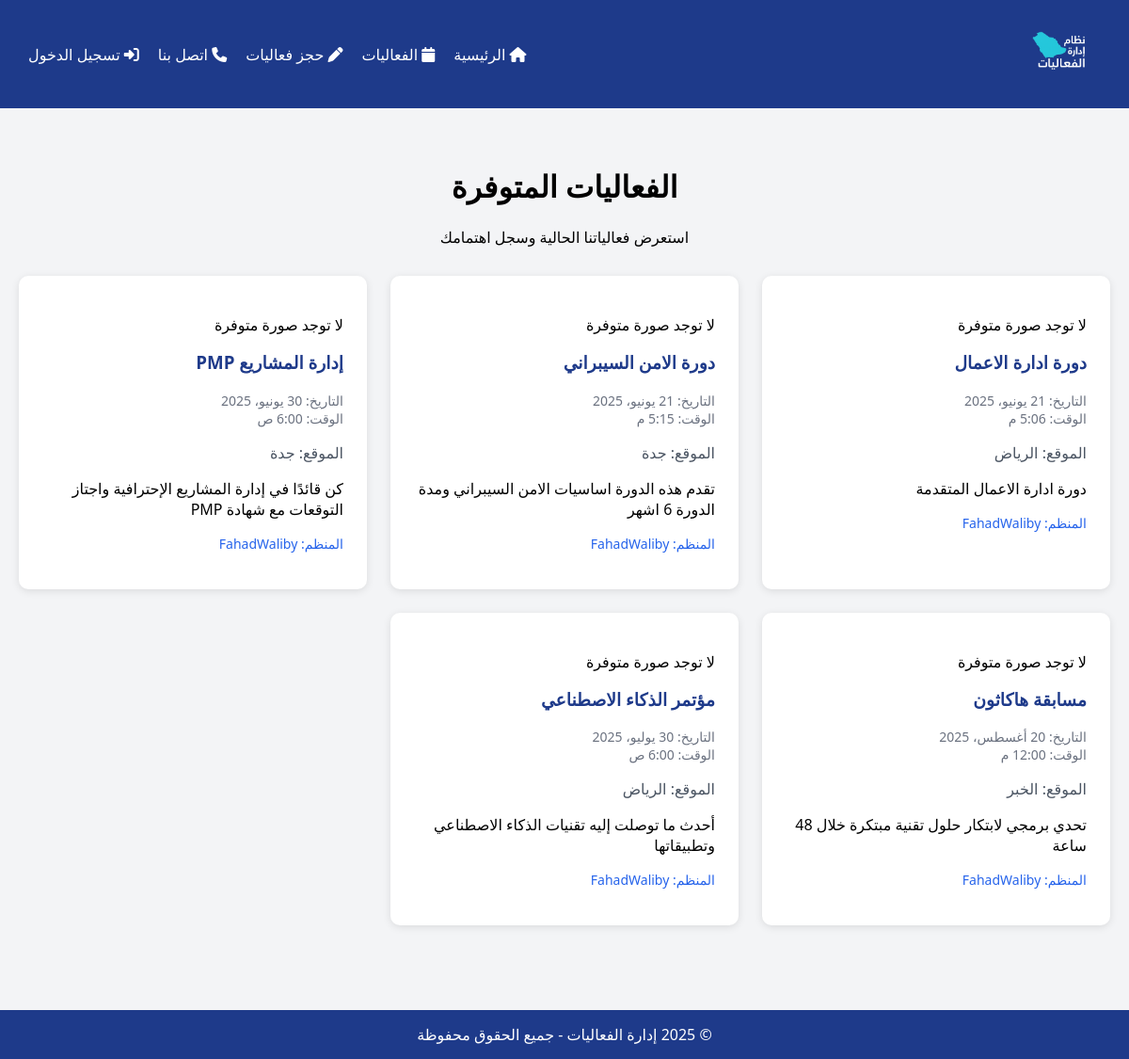
The app's page /events/, older data.
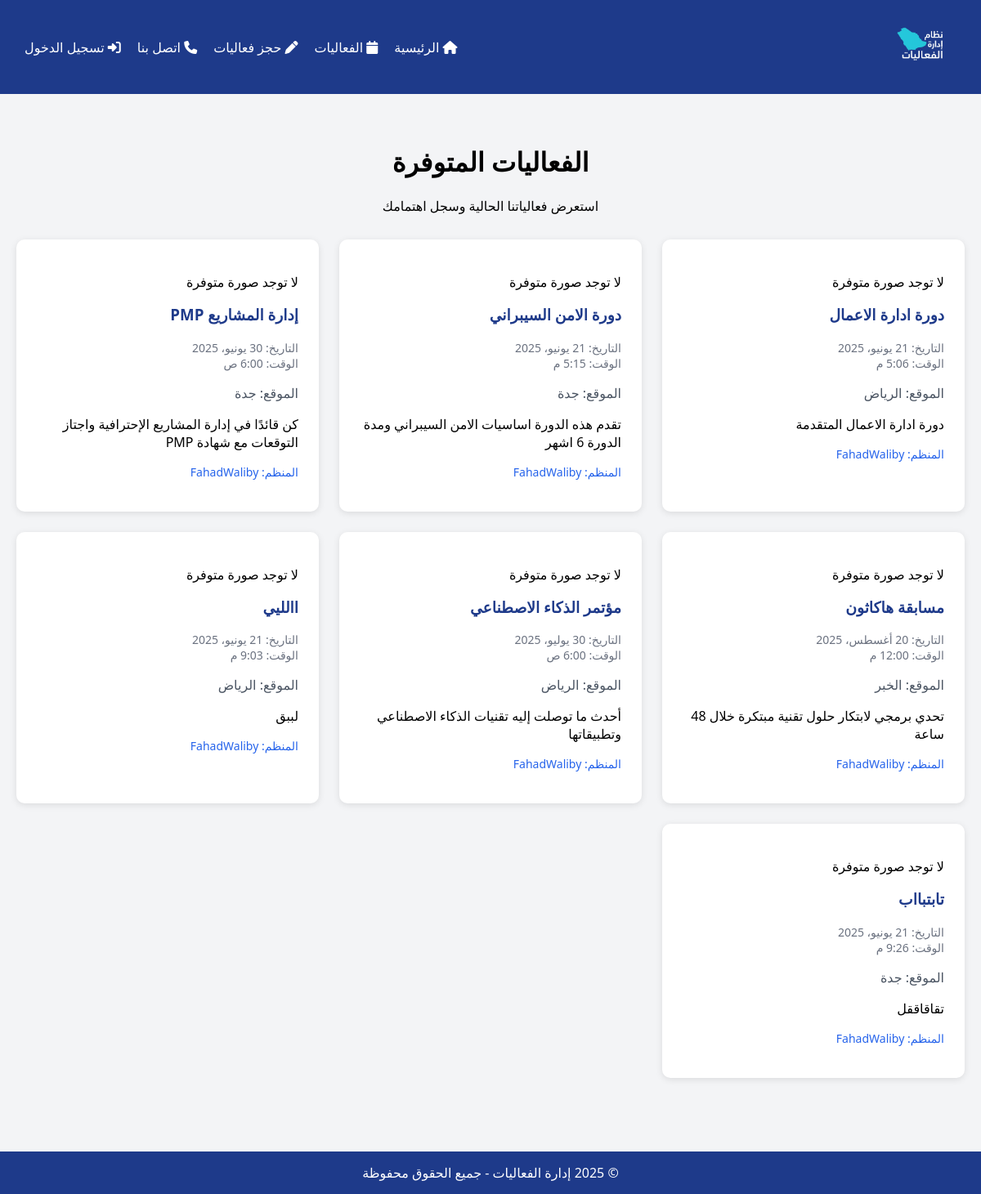
The same page, newer data.
### app2_events/models.py (models this page shows, shortened)
class Event(models.Model):
    title = models.CharField(max_length=200)
    description = models.TextField()
    location = models.CharField(max_length=200)
    date = models.DateField()
    time = models.TimeField()
    organizer = models.ForeignKey(User, on_delete=models.CASCADE)
    image = CloudinaryField('image', null=True, blank=True)

### app2_events/views.py (the view)
# urls.py: path('events/', views.events_list, name='events'),        # إن لم يكن مضافًا
def events_list(request):
    events = Event.objects.all()
    return render(request, 'app2_events/events.html', {
        'events': events,
        'page_title': 'الفعاليات المتوفرة',
        'page_message': 'استعرض فعالياتنا الحالية وسجل اهتمامك'
    })

### templates/app2_events/events.html (shortened to what this page needs)
<!DOCTYPE html>
<html lang="ar" dir="rtl">
<head>
  <link rel="stylesheet" href="https://cdnjs.cloudflare.com/ajax/libs/font-awesome/6.4.0/css/all.min.css">
</head>
<body>
  {% include "header.html" %}
  <main>
    <h1>{{ page_title }}</h1>
    <p>{{ page_message }}</p>
    <div class="grid">
      {% for event in events %}
        <div class="event-card">
          {% if event.image and event.image.url %}
            <img src="{{ event.image.url }}" alt="{{ event.title }}">
          {% else %}
            <p>لا توجد صورة متوفرة</p>
          {% endif %}
          <h3>{{ event.title }}</h3>
          <p class="meta">
            التاريخ: {{ event.date }}<br>
            الوقت: {{ event.time }}
          </p>
          <p class="location">الموقع: {{ event.location }}</p>
          <p>{{ event.description }}</p>
          {% if event.organizer %}
            <p class="organizer">المنظم: {{ event.organizer.username }}</p>
          {% else %}
            <p class="organizer">منظم غير محدد</p>
          {% endif %}
        </div>
      {% empty %}
        <p>لا توجد فعاليات حالياً.</p>
      {% endfor %}
    </div>
  </main>
  {% include "footer.html" %}
</body>
</html>

Row changes from the older to the newer data that the page shows:
added Event: shows "لا توجد صورة متوفرة", title "االليي", date "21 يونيو، 2025", time "9:03 م", location "الرياض", description "لببق", organizer.username "FahadWaliby"
added Event: shows "لا توجد صورة متوفرة", title "تابتبااب", date "21 يونيو، 2025", time "9:26 م", location "جدة", description "تقاقاققل", organizer.username "FahadWaliby"
